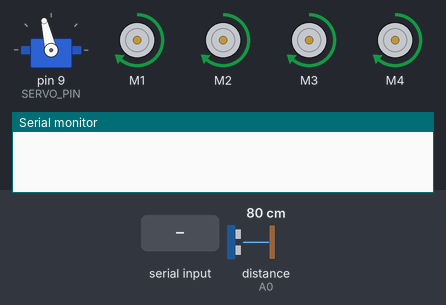
Bench run of a sketch on a simulated Arduino Uno, built with avr-gcc and run on an emulated ATmega328P. Shown: servo, 4 × DC motor (green arrow = forward, orange = backward, longer = faster), the last lines printed to the serial monitor. Wiring (inferred from the names in the program): ultrasonic range finder: trigger A1; echo A0. Inputs (shaded band) come from the test bench; at power-on: distance to the obstacle (sensor on A0) 80 cm. The echo pulse lasts 58.3 µs per cm.

Above: at 1.2 s.
1.3 s: distance to the obstacle (sensor on A0) set to 14 cm
2.8 s: distance to the obstacle (sensor on A0) set to 11 cm
At 3.34 s:
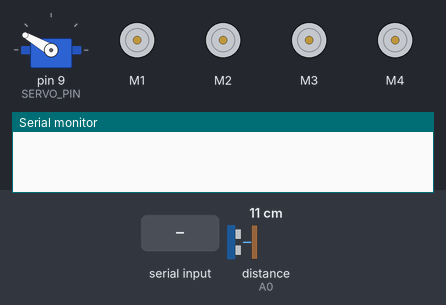
At 5.34 s:
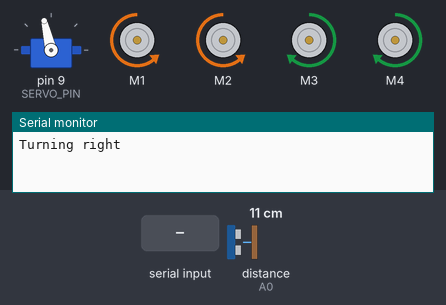
5.8 s: "<F>" received over Serial
At 7.32 s:
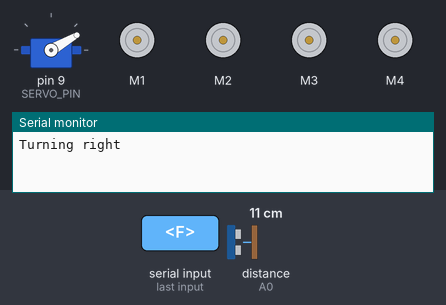
8.8 s: "F" received over Serial
11.8 s: distance to the obstacle (sensor on A0) set to 18 cm
14.8 s: "<^>" received over Serial
At 15.6 s:
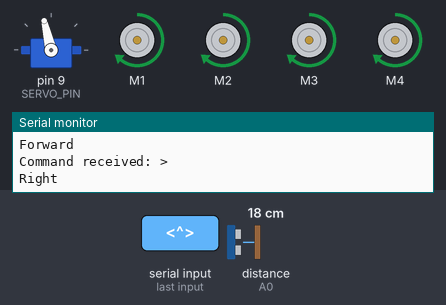
Timing chart, 0 to 17.3 s (numbered marks = the images above; inputs shaded):
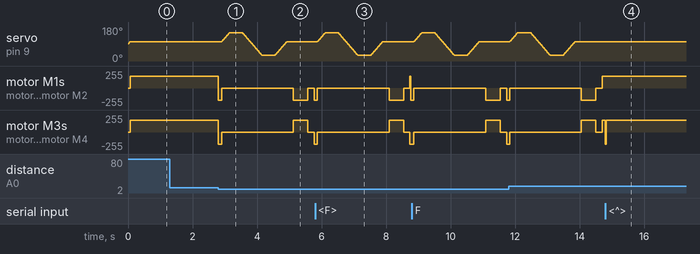

The sketch:

one-robot-speak-control-avoid.ino
```cpp
#include <Servo.h>      // Include Servo library for controlling the servo motor
#include <AFMotor.h>    // Include Adafruit Motor Shield library for DC motors

// Pin definitions
#define ECHO_PIN        A0    // Ultrasonic sensor echo pin
#define TRIG_PIN        A1    // Ultrasonic sensor trigger pin
#define SERVO_PIN       9     // Servo signal pin (Arduino D9)
#define MOTOR_SPEED     180   // PWM speed for all four DC motors (0ΓÇô255)

// Servo angles and timing constants
#define LEFT_ANGLE       150   // Servo angle to scan left side
#define RIGHT_ANGLE      30    // Servo angle to scan right side
#define CENTER_ANGLE     103   // Servo ΓÇ£homeΓÇ¥ or center position
#define SCAN_DELAY_MS    400   // Delay after moving servo before reading distance
#define TURN_DURATION_MS 450   // How long to run motors to achieve ~90┬░ turn

// Create global objects
Servo servo;                        // Servo object
AF_DCMotor motor1(1),               // Motor shield channel 1
           motor2(2),               // Motor shield channel 2
           motor3(3),               // Motor shield channel 3
           motor4(4);               // Motor shield channel 4

void setup() {
  Serial.begin(9600);              // Start serial communication at 9600 baud
  pinMode(TRIG_PIN, OUTPUT);       // Set trigger pin as output
  pinMode(ECHO_PIN, INPUT);        // Set echo pin as input

  servo.attach(SERVO_PIN);         // Attach servo to its pin
  smoothServoWrite(CENTER_ANGLE);  // Move servo to center on startup

  // Initialize all motors at defined speed
  motor1.setSpeed(MOTOR_SPEED);
  motor2.setSpeed(MOTOR_SPEED);
  motor3.setSpeed(MOTOR_SPEED);
  motor4.setSpeed(MOTOR_SPEED);
}

void loop() {
  // If a byte arrives on Serial, handle it as a manual command
  if (Serial.available() > 0) {
    char cmd = Serial.read();               // Read single character
    Serial.print("Command received: ");
    Serial.println(cmd);
    handleCommand(cmd);                     // Execute manual control
  }
  else {
    autonomousObstacleAvoidance();          // No command ΓåÆ do obstacle avoidance
  }
}

// Interpret Bluetooth or voice command characters
void handleCommand(char c) {
  switch (c) {
    case 'F': case '^':                     // 'F' or '^' means go forward
      Serial.println("Forward");
      moveForward();
      break;

    case 'B': case '-':                     // 'B' or '-' means go backward
      Serial.println("Backward");
      moveBackward();
      break;

    case 'L': case '<':                     // 'L' or '<' means turn left
      Serial.println("Left");
      turnLeft();
      break;

    case 'R': case '>':                     // 'R' or '>' means turn right
      Serial.println("Right");
      turnRight();
      break;

    case 'S': case '*':                     // 'S' or '*' means stop
      Serial.println("Stop");
      stopMotion();
      break;

    default:                                // Any other char ΓåÆ emergency stop
      stopMotion();
      break;
  }
}

// Continuously check distance ahead and steer around obstacles
void autonomousObstacleAvoidance() {
  int frontDistance = readUltrasonic();     // Measure distance ahead
  if (frontDistance <= 12) {                // If obstacle is closer than 12 cm
    stopMotion();                           // Stop forward motion
    moveBackward();                         // Back up slightly
    delay(100);
    stopMotion();

    // Scan left and right distances by moving servo
    int leftDistance  = scanAt(LEFT_ANGLE);
    int rightDistance = scanAt(RIGHT_ANGLE);

    smoothServoWrite(CENTER_ANGLE);         // Re-center servo
    delay(200);

    // Turn toward the side with more free space
    if (leftDistance > rightDistance) {
      Serial.println("Turning left");
      turnLeft();
    } else {
      Serial.println("Turning right");
      turnRight();
    }
    delay(TURN_DURATION_MS);                // Run turn long enough for ~90┬░
    stopMotion();
    delay(200);
  }
  else {
    moveForward();                          // No obstacle ΓåÆ keep moving forward
  }
}

// Trigger ultrasonic pulse and read echo time, return distance in cm
int readUltrasonic() {
  digitalWrite(TRIG_PIN, LOW);
  delayMicroseconds(4);
  digitalWrite(TRIG_PIN, HIGH);
  delayMicroseconds(10);
  digitalWrite(TRIG_PIN, LOW);
  long duration = pulseIn(ECHO_PIN, HIGH); // Measure echo pulse width
  return duration / 29 / 2;                // Convert microseconds to cm
}

// Move servo to a specified angle, wait, then measure distance
int scanAt(int angle) {
  smoothServoWrite(angle);                 // Rotate servo smoothly
  delay(SCAN_DELAY_MS);                    // Allow servo to settle
  return readUltrasonic();                 // Return measured distance
}

// Smoothly increment or decrement servo until reaching targetAngle
void smoothServoWrite(int targetAngle) {
  int current = servo.read();              // Get current servo angle
  while (current != targetAngle) {
    if (current < targetAngle) current++;
    else                current--;
    servo.write(current);                  // Move one degree at a time
    delay(5);                              // Small delay for smooth motion
  }
}

// Drive all four motors forward
void moveForward() {
  motor1.run(FORWARD); motor2.run(FORWARD);
  motor3.run(FORWARD); motor4.run(FORWARD);
}

// Drive all four motors backward
void moveBackward() {
  motor1.run(BACKWARD); motor2.run(BACKWARD);
  motor3.run(BACKWARD); motor4.run(BACKWARD);
}

// Spin in place to the right: left wheels backward, right wheels forward
void turnRight() {
  motor1.run(BACKWARD); motor2.run(BACKWARD);
  motor3.run(FORWARD);  motor4.run(FORWARD);
}

// Spin in place to the left: left wheels forward, right wheels backward
void turnLeft() {
  motor1.run(FORWARD);  motor2.run(FORWARD);
  motor3.run(BACKWARD); motor4.run(BACKWARD);
}

// Stop all motors immediately
void stopMotion() {
  motor1.run(RELEASE);  motor2.run(RELEASE);
  motor3.run(RELEASE);  motor4.run(RELEASE);
}
```

Measured:
- the behaviour switches between 13 and 12 cm on distance to the obstacle (sensor on A0) (found by bisection; images 0 and 1)
- after the input at 1.3 s, every drawn part: stays the same
- after the input at 2.8 s, motor M1, motor M2: goes backward 180/255 0.10 s, stopped 2.2 s, backward 180/255 0.45 s, stopped 0.20 s, then backward 180/255, starting at once; motor M3, motor M4: forward 180/255 → backward 180/255 at once, → stopped 0.10 s later, → forward 180/255 2.2 s later, → stopped 0.45 s later, … (5 changes in this stretch)
- after the input at 14.8 s, motor M3, motor M4: forward 180/255 → backward 180/255 at once, → forward 180/255 0.02 s later
